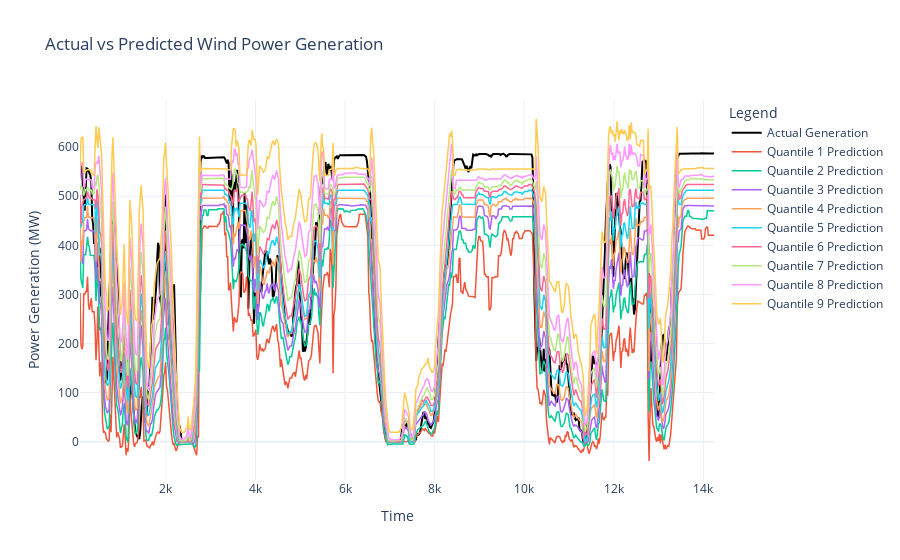

Notebook code for this chart:
### Code cell
import plotly.graph_objects as go

# Create an empty figure
fig = go.Figure()

# Plot actual values
fig.add_trace(go.Scatter(
    x=df_resampled_merged_wind_2.index,  # Assuming the index is time or some sequence
    y=y_wind,  # Actual values
    mode='lines',
    customdata=df_resampled_merged_wind_2.WindSpeed:100	,
    hovertemplate='Wind Speed: %{customdata} m/s<br>Generation: %{y} MW<br>%{x}<extra></extra>',
    name='Actual Generation',
    line=dict(color='black', width=2)  # Style for actual values
))

# Plot predicted values for each quantile
for quantile in quantiles:
    fig.add_trace(go.Scatter(
        x=df_resampled_merged_wind_2.index,  # Assuming same x-axis for predictions
        y=df_resampled_merged_wind_2[f'generation_mw_quantile_{quantile}'],  # Predictions for each quantile
        mode='lines',
        name=f'Quantile {quantile} Prediction',
        line=dict(width=1.5)  # Style for predicted values
    ))

# Update layout for better visualization
fig.update_layout(
    title='Actual vs Predicted Wind Power Generation',
    xaxis_title='Time',
    yaxis_title='Power Generation (MW)',
    legend_title='Legend',
    hovermode='x',
    template='plotly_white'
)

# Show the plot
fig.show()

### Figure 1 — Plotly figure (JSON) as saved in the notebook; plotly's stock layout.template omitted (floating-point values rounded to 4 significant figures; data arrays with more than 128 entries replaced by an {"elided": "..."} marker saying what was removed)
{"data": [{"line": {"color": "black", "width": 2}, "mode": "lines", "name": "Actual Generation", "type": "scatter", "x": {"elided": "665 int values"}, "y": {"elided": "665 float values"}}, {"line": {"width": 1.5}, "mode": "lines", "name": "Quantile 1 Prediction", "type": "scatter", "x": {"elided": "665 int values"}, "y": {"elided": "665 float values"}}, {"line": {"width": 1.5}, "mode": "lines", "name": "Quantile 2 Prediction", "type": "scatter", "x": {"elided": "665 int values"}, "y": {"elided": "665 float values"}}, {"line": {"width": 1.5}, "mode": "lines", "name": "Quantile 3 Prediction", "type": "scatter", "x": {"elided": "665 int values"}, "y": {"elided": "665 float values"}}, {"line": {"width": 1.5}, "mode": "lines", "name": "Quantile 4 Prediction", "type": "scatter", "x": {"elided": "665 int values"}, "y": {"elided": "665 float values"}}, {"line": {"width": 1.5}, "mode": "lines", "name": "Quantile 5 Prediction", "type": "scatter", "x": {"elided": "665 int values"}, "y": {"elided": "665 float values"}}, {"line": {"width": 1.5}, "mode": "lines", "name": "Quantile 6 Prediction", "type": "scatter", "x": {"elided": "665 int values"}, "y": {"elided": "665 float values"}}, {"line": {"width": 1.5}, "mode": "lines", "name": "Quantile 7 Prediction", "type": "scatter", "x": {"elided": "665 int values"}, "y": {"elided": "665 float values"}}, {"line": {"width": 1.5}, "mode": "lines", "name": "Quantile 8 Prediction", "type": "scatter", "x": {"elided": "665 int values"}, "y": {"elided": "665 float values"}}, {"line": {"width": 1.5}, "mode": "lines", "name": "Quantile 9 Prediction", "type": "scatter", "x": {"elided": "665 int values"}, "y": {"elided": "665 float values"}}], "layout": {"hovermode": "x", "legend": {"title": {"text": "Legend"}}, "title": {"text": "Actual vs Predicted Wind Power Generation"}, "xaxis": {"title": {"text": "Time"}}, "yaxis": {"title": {"text": "Power Generation (MW)"}}}}
